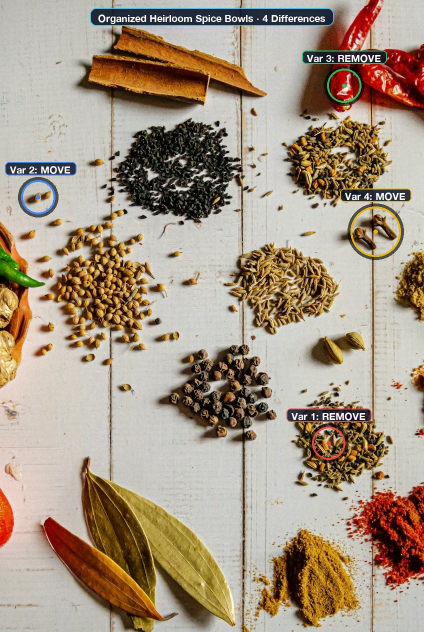
#> input picture _marketing/social_media/free_use_15_base_batch/_review/free_07_col_spices_diff_map.jpg, 848 x 1264 px (shown at 1/2 size)
$ python prepare_app_store_screenshots.py ../_marketing/social_media/free_use_15_base_batch/_review/free_07_col_spices_diff_map.jpg
#> lines starting #> are read from the running program, lines starting #| are printed output that depends on the picture
#!/usr/bin/env python3
"""
App Store Screenshot Formatter & Validator
Automatically resizes, removes alpha channels, and formats screenshots to exact Apple App Store Connect dimensions.
"""

import sys
import os
import argparse
from PIL import Image

TARGET_SIZES = {
    "6.7_landscape": (2796, 1290),
    "6.7_portrait": (1290, 2796),
    "6.5_landscape": (2688, 1242),
    "6.5_portrait": (1242, 2688),
    "ipad_landscape": (2732, 2048),
    "ipad_portrait": (2048, 2732),
}

def format_screenshot(input_path, output_dir=None, target_key="6.7_landscape"):
#> called with target_key = '6.7_landscape'
    if not os.path.isfile(input_path):
        print(f"❌ File not found: {input_path}")
        return False

    target_w, target_h = TARGET_SIZES.get(target_key, (2796, 1290))
    is_target_landscape = target_w > target_h

    out_dir = output_dir or os.path.dirname(input_path) or "."
    os.makedirs(out_dir, exist_ok=True)
    base_name = os.path.splitext(os.path.basename(input_path))[0]
    out_path = os.path.join(out_dir, f"{base_name}_{target_w}x{target_h}.png")

    try:
        with Image.open(input_path) as img:
            # Detect orientation and rotate if needed to match target aspect
#> img is the input picture: PIL image 848x1264 RGB; mean R, G, B 165.7, 149.4, 129.9
            w, h = img.size
#> w = 848; h = 1264
            is_img_landscape = w > h
#> is_img_landscape = False

            if is_img_landscape != is_target_landscape:
                # Rotate 90 degrees if orientations don't match
                img = img.transpose(Image.Transpose.ROTATE_90)
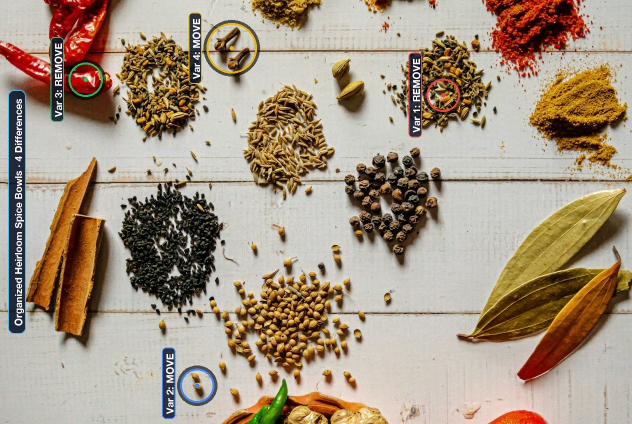
#> img: PIL image 1264x848 RGB (shown at 1/2 size); mean R, G, B 165.7, 149.4, 129.9
                w, h = img.size
#> w = 1264; h = 848

            # Remove alpha channel (Apple rejects PNGs with transparency/alpha)
            if img.mode in ('RGBA', 'LA') or (img.mode == 'P' and 'transparency' in img.info):
                background = Image.new('RGB', img.size, (0, 0, 0))
                if img.mode != 'RGBA':
                    img = img.convert('RGBA')
                background.paste(img, mask=img.split()[3])
                img = background
            elif img.mode != 'RGB':
                img = img.convert('RGB')

            # High-quality resize to exact App Store dimensions
            resized = img.resize((target_w, target_h), Image.Resampling.LANCZOS)
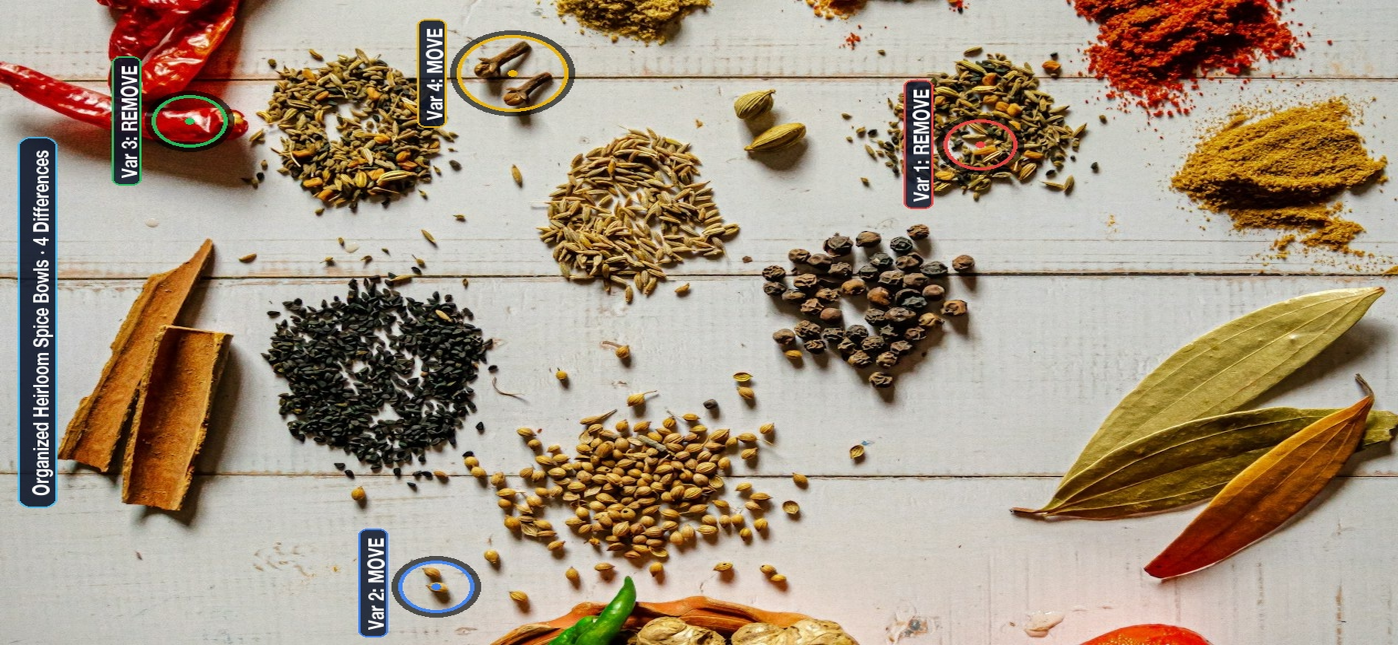
#> resized: PIL image 2796x1290 RGB (shown at 1/2 size); mean R, G, B 165.7, 149.4, 129.9
            resized.save(out_path, format="PNG", optimize=True)
            print(f"✅ Formatted: {os.path.basename(input_path)} -> {os.path.basename(out_path)} ({target_w}x{target_h} RGB PNG)")
            return True
    except Exception as e:
        print(f"❌ Error processing {input_path}: {e}")
        return False

def main():
    parser = argparse.ArgumentParser(description="Format screenshots for App Store Connect")
    parser.add_argument("files", nargs="+", help="Input screenshot paths")
    parser.add_argument("--size", choices=TARGET_SIZES.keys(), default="6.7_landscape", help="Target size (default: 6.7_landscape / 2796x1290)")
    parser.add_argument("--output", "-o", help="Output directory")
    args = parser.parse_args()

    success_count = 0
    for f in args.files:
        if format_screenshot(f, args.output, args.size):
            success_count += 1

    print(f"\n🎉 Done! Formatted {success_count}/{len(args.files)} screenshot(s) ready for App Store Connect.")

if __name__ == "__main__":
    main()

$ run again, on _marketing/social_media/free_use_15_base_batch/_review/free_02_arch_bookshop_var3_remove.jpg
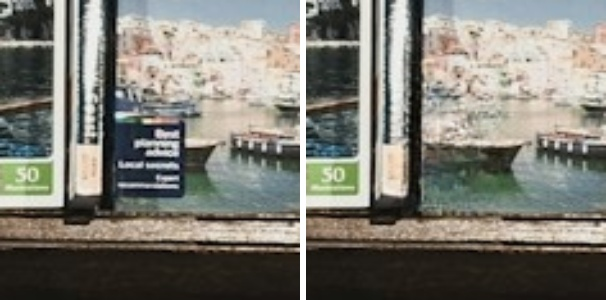
#> input picture _marketing/social_media/free_use_15_base_batch/_review/free_02_arch_bookshop_var3_remove.jpg, 606 x 300 px
#> in format_screenshot, img is the input picture: PIL image 606x300 RGB; mean R, G, B 124.8, 123.4, 115
#> in format_screenshot, `resized = img.resize((target_w, target_h), Image.Resampling.LANCZOS)`:
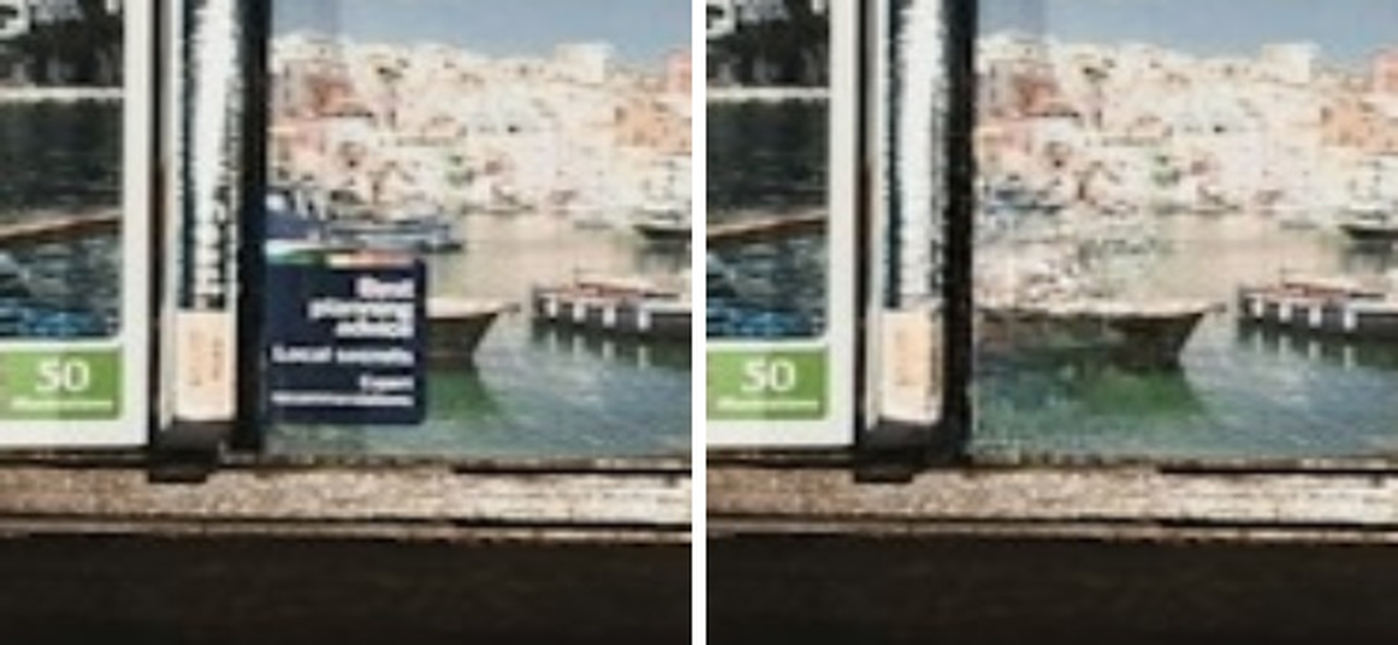
#> resized: PIL image 2796x1290 RGB (shown at 1/2 size); mean R, G, B 124.8, 123.3, 115
